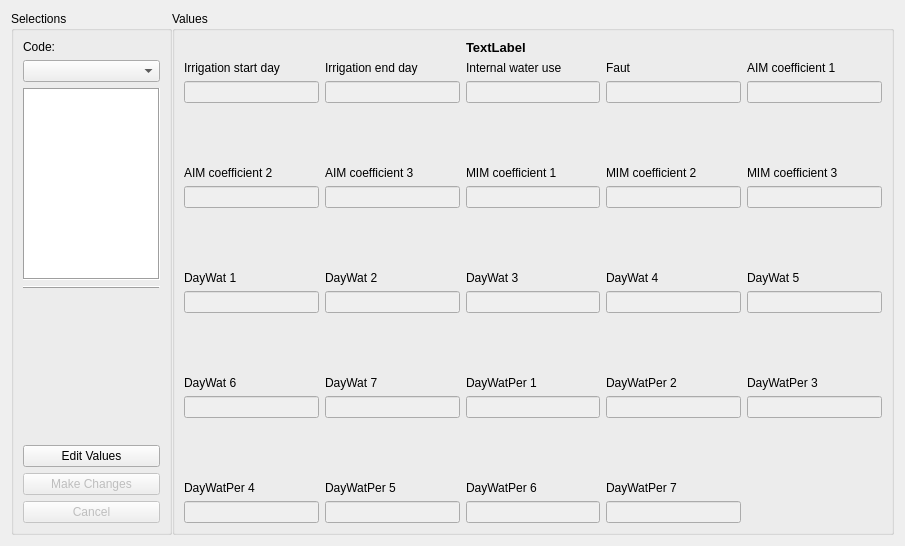
<?xml version="1.0" encoding="UTF-8"?>
<ui version="4.0">
 <class>Form</class>
 <widget class="QWidget" name="Form">
  <property name="geometry">
   <rect>
    <x>0</x>
    <y>0</y>
    <width>905</width>
    <height>546</height>
   </rect>
  </property>
  <property name="windowTitle">
   <string>Form</string>
  </property>
  <layout class="QHBoxLayout" name="horizontalLayout">
   <property name="spacing">
    <number>0</number>
   </property>
   <item>
    <widget class="QGroupBox" name="groupBox">
     <property name="minimumSize">
      <size>
       <width>161</width>
       <height>0</height>
      </size>
     </property>
     <property name="maximumSize">
      <size>
       <width>161</width>
       <height>16777215</height>
      </size>
     </property>
     <property name="title">
      <string>Selections</string>
     </property>
     <property name="flat">
      <bool>false</bool>
     </property>
     <layout class="QVBoxLayout" name="verticalLayout_25">
      <item>
       <widget class="QLabel" name="label">
        <property name="text">
         <string>Code:</string>
        </property>
       </widget>
      </item>
      <item>
       <widget class="QComboBox" name="comboBox"/>
      </item>
      <item>
       <widget class="QTextBrowser" name="exp_label">
        <property name="enabled">
         <bool>true</bool>
        </property>
        <property name="frameShape">
         <enum>QFrame::Box</enum>
        </property>
       </widget>
      </item>
      <item>
       <widget class="Line" name="line">
        <property name="frameShadow">
         <enum>QFrame::Raised</enum>
        </property>
        <property name="orientation">
         <enum>Qt::Horizontal</enum>
        </property>
       </widget>
      </item>
      <item>
       <widget class="QLabel" name="Image">
        <property name="text">
         <string/>
        </property>
       </widget>
      </item>
      <item>
       <spacer name="verticalSpacer_5">
        <property name="orientation">
         <enum>Qt::Vertical</enum>
        </property>
        <property name="sizeHint" stdset="0">
         <size>
          <width>20</width>
          <height>40</height>
         </size>
        </property>
       </spacer>
      </item>
      <item>
       <widget class="QPushButton" name="editButton">
        <property name="text">
         <string>Edit Values</string>
        </property>
       </widget>
      </item>
      <item>
       <widget class="QPushButton" name="changeButton">
        <property name="enabled">
         <bool>false</bool>
        </property>
        <property name="text">
         <string>Make Changes</string>
        </property>
       </widget>
      </item>
      <item>
       <widget class="QPushButton" name="cancelButton">
        <property name="enabled">
         <bool>false</bool>
        </property>
        <property name="text">
         <string>Cancel</string>
        </property>
       </widget>
      </item>
     </layout>
    </widget>
   </item>
   <item>
    <widget class="QGroupBox" name="groupBox2">
     <property name="title">
      <string>Values</string>
     </property>
     <property name="flat">
      <bool>false</bool>
     </property>
     <property name="checkable">
      <bool>false</bool>
     </property>
     <layout class="QGridLayout" name="gridLayout">
      <item row="4" column="0">
       <spacer name="verticalSpacer">
        <property name="orientation">
         <enum>Qt::Vertical</enum>
        </property>
        <property name="sizeHint" stdset="0">
         <size>
          <width>20</width>
          <height>40</height>
         </size>
        </property>
       </spacer>
      </item>
      <item row="3" column="2">
       <layout class="QVBoxLayout" name="verticalLayout_8">
        <item>
         <widget class="QLabel" name="label_8">
          <property name="text">
           <string>MIM coefficient 1</string>
          </property>
         </widget>
        </item>
        <item>
         <widget class="QLineEdit" name="lineEdit_8">
          <property name="enabled">
           <bool>false</bool>
          </property>
         </widget>
        </item>
       </layout>
      </item>
      <item row="3" column="1">
       <layout class="QVBoxLayout" name="verticalLayout_7">
        <item>
         <widget class="QLabel" name="label_25">
          <property name="text">
           <string>AIM coefficient 3</string>
          </property>
         </widget>
        </item>
        <item>
         <widget class="QLineEdit" name="lineEdit_7">
          <property name="enabled">
           <bool>false</bool>
          </property>
         </widget>
        </item>
       </layout>
      </item>
      <item row="3" column="4">
       <layout class="QVBoxLayout" name="verticalLayout_10">
        <item>
         <widget class="QLabel" name="label_9">
          <property name="text">
           <string>MIM coefficient 3</string>
          </property>
         </widget>
        </item>
        <item>
         <widget class="QLineEdit" name="lineEdit_10">
          <property name="enabled">
           <bool>false</bool>
          </property>
         </widget>
        </item>
       </layout>
      </item>
      <item row="6" column="0">
       <spacer name="verticalSpacer_3">
        <property name="orientation">
         <enum>Qt::Vertical</enum>
        </property>
        <property name="sizeHint" stdset="0">
         <size>
          <width>20</width>
          <height>40</height>
         </size>
        </property>
       </spacer>
      </item>
      <item row="2" column="0">
       <spacer name="verticalSpacer_2">
        <property name="orientation">
         <enum>Qt::Vertical</enum>
        </property>
        <property name="sizeHint" stdset="0">
         <size>
          <width>20</width>
          <height>40</height>
         </size>
        </property>
       </spacer>
      </item>
      <item row="1" column="0">
       <layout class="QVBoxLayout" name="verticalLayout">
        <item>
         <widget class="QLabel" name="label_2">
          <property name="text">
           <string>Irrigation start day</string>
          </property>
         </widget>
        </item>
        <item>
         <widget class="QLineEdit" name="lineEdit_1">
          <property name="enabled">
           <bool>false</bool>
          </property>
         </widget>
        </item>
       </layout>
      </item>
      <item row="1" column="2">
       <layout class="QVBoxLayout" name="verticalLayout_3">
        <item>
         <widget class="QLabel" name="label_4">
          <property name="text">
           <string>Internal water use</string>
          </property>
         </widget>
        </item>
        <item>
         <widget class="QLineEdit" name="lineEdit_3">
          <property name="enabled">
           <bool>false</bool>
          </property>
         </widget>
        </item>
       </layout>
      </item>
      <item row="1" column="4">
       <layout class="QVBoxLayout" name="verticalLayout_5">
        <item>
         <widget class="QLabel" name="label_6">
          <property name="text">
           <string>AIM coefficient 1</string>
          </property>
         </widget>
        </item>
        <item>
         <widget class="QLineEdit" name="lineEdit_5">
          <property name="enabled">
           <bool>false</bool>
          </property>
         </widget>
        </item>
       </layout>
      </item>
      <item row="3" column="0">
       <layout class="QVBoxLayout" name="verticalLayout_6">
        <item>
         <widget class="QLabel" name="label_7">
          <property name="text">
           <string>AIM coefficient 2</string>
          </property>
         </widget>
        </item>
        <item>
         <widget class="QLineEdit" name="lineEdit_6">
          <property name="enabled">
           <bool>false</bool>
          </property>
         </widget>
        </item>
       </layout>
      </item>
      <item row="1" column="3">
       <layout class="QVBoxLayout" name="verticalLayout_4">
        <item>
         <widget class="QLabel" name="label_5">
          <property name="text">
           <string>Faut</string>
          </property>
         </widget>
        </item>
        <item>
         <widget class="QLineEdit" name="lineEdit_4">
          <property name="enabled">
           <bool>false</bool>
          </property>
         </widget>
        </item>
       </layout>
      </item>
      <item row="1" column="1">
       <layout class="QVBoxLayout" name="verticalLayout_2">
        <item>
         <widget class="QLabel" name="label_3">
          <property name="text">
           <string>Irrigation end day</string>
          </property>
         </widget>
        </item>
        <item>
         <widget class="QLineEdit" name="lineEdit_2">
          <property name="enabled">
           <bool>false</bool>
          </property>
         </widget>
        </item>
       </layout>
      </item>
      <item row="5" column="0">
       <layout class="QVBoxLayout" name="verticalLayout_11">
        <item>
         <widget class="QLabel" name="label_11">
          <property name="text">
           <string>DayWat 1</string>
          </property>
         </widget>
        </item>
        <item>
         <widget class="QLineEdit" name="lineEdit_11">
          <property name="enabled">
           <bool>false</bool>
          </property>
         </widget>
        </item>
       </layout>
      </item>
      <item row="5" column="1">
       <layout class="QVBoxLayout" name="verticalLayout_12">
        <item>
         <widget class="QLabel" name="label_19">
          <property name="text">
           <string>DayWat 2</string>
          </property>
         </widget>
        </item>
        <item>
         <widget class="QLineEdit" name="lineEdit_12">
          <property name="enabled">
           <bool>false</bool>
          </property>
         </widget>
        </item>
       </layout>
      </item>
      <item row="5" column="2">
       <layout class="QVBoxLayout" name="verticalLayout_13">
        <item>
         <widget class="QLabel" name="label_20">
          <property name="text">
           <string>DayWat 3</string>
          </property>
         </widget>
        </item>
        <item>
         <widget class="QLineEdit" name="lineEdit_13">
          <property name="enabled">
           <bool>false</bool>
          </property>
         </widget>
        </item>
       </layout>
      </item>
      <item row="5" column="3">
       <layout class="QVBoxLayout" name="verticalLayout_14">
        <item>
         <widget class="QLabel" name="label_22">
          <property name="text">
           <string>DayWat 4</string>
          </property>
         </widget>
        </item>
        <item>
         <widget class="QLineEdit" name="lineEdit_14">
          <property name="enabled">
           <bool>false</bool>
          </property>
         </widget>
        </item>
       </layout>
      </item>
      <item row="5" column="4">
       <layout class="QVBoxLayout" name="verticalLayout_15">
        <item>
         <widget class="QLabel" name="label_21">
          <property name="text">
           <string>DayWat 5</string>
          </property>
         </widget>
        </item>
        <item>
         <widget class="QLineEdit" name="lineEdit_15">
          <property name="enabled">
           <bool>false</bool>
          </property>
         </widget>
        </item>
       </layout>
      </item>
      <item row="7" column="0">
       <layout class="QVBoxLayout" name="verticalLayout_16">
        <item>
         <widget class="QLabel" name="label_12">
          <property name="text">
           <string>DayWat 6</string>
          </property>
         </widget>
        </item>
        <item>
         <widget class="QLineEdit" name="lineEdit_16">
          <property name="enabled">
           <bool>false</bool>
          </property>
         </widget>
        </item>
       </layout>
      </item>
      <item row="7" column="1">
       <layout class="QVBoxLayout" name="verticalLayout_17">
        <item>
         <widget class="QLabel" name="label_23">
          <property name="text">
           <string>DayWat 7</string>
          </property>
         </widget>
        </item>
        <item>
         <widget class="QLineEdit" name="lineEdit_17">
          <property name="enabled">
           <bool>false</bool>
          </property>
         </widget>
        </item>
       </layout>
      </item>
      <item row="7" column="2">
       <layout class="QVBoxLayout" name="verticalLayout_18">
        <item>
         <widget class="QLabel" name="label_24">
          <property name="text">
           <string>DayWatPer 1</string>
          </property>
         </widget>
        </item>
        <item>
         <widget class="QLineEdit" name="lineEdit_18">
          <property name="enabled">
           <bool>false</bool>
          </property>
         </widget>
        </item>
       </layout>
      </item>
      <item row="7" column="3">
       <layout class="QVBoxLayout" name="verticalLayout_19">
        <item>
         <widget class="QLabel" name="label_26">
          <property name="text">
           <string>DayWatPer 2</string>
          </property>
         </widget>
        </item>
        <item>
         <widget class="QLineEdit" name="lineEdit_19">
          <property name="enabled">
           <bool>false</bool>
          </property>
         </widget>
        </item>
       </layout>
      </item>
      <item row="7" column="4">
       <layout class="QVBoxLayout" name="verticalLayout_20">
        <item>
         <widget class="QLabel" name="label_27">
          <property name="text">
           <string>DayWatPer 3</string>
          </property>
         </widget>
        </item>
        <item>
         <widget class="QLineEdit" name="lineEdit_20">
          <property name="enabled">
           <bool>false</bool>
          </property>
         </widget>
        </item>
       </layout>
      </item>
      <item row="9" column="0">
       <layout class="QVBoxLayout" name="verticalLayout_21">
        <item>
         <widget class="QLabel" name="label_13">
          <property name="text">
           <string>DayWatPer 4</string>
          </property>
         </widget>
        </item>
        <item>
         <widget class="QLineEdit" name="lineEdit_21">
          <property name="enabled">
           <bool>false</bool>
          </property>
         </widget>
        </item>
       </layout>
      </item>
      <item row="9" column="1">
       <layout class="QVBoxLayout" name="verticalLayout_22">
        <item>
         <widget class="QLabel" name="label_28">
          <property name="text">
           <string>DayWatPer 5</string>
          </property>
         </widget>
        </item>
        <item>
         <widget class="QLineEdit" name="lineEdit_22">
          <property name="enabled">
           <bool>false</bool>
          </property>
         </widget>
        </item>
       </layout>
      </item>
      <item row="9" column="2">
       <layout class="QVBoxLayout" name="verticalLayout_23">
        <item>
         <widget class="QLabel" name="label_30">
          <property name="text">
           <string>DayWatPer 6</string>
          </property>
         </widget>
        </item>
        <item>
         <widget class="QLineEdit" name="lineEdit_23">
          <property name="enabled">
           <bool>false</bool>
          </property>
         </widget>
        </item>
       </layout>
      </item>
      <item row="9" column="3">
       <layout class="QVBoxLayout" name="verticalLayout_24">
        <item>
         <widget class="QLabel" name="label_31">
          <property name="text">
           <string>DayWatPer 7</string>
          </property>
         </widget>
        </item>
        <item>
         <widget class="QLineEdit" name="lineEdit_24">
          <property name="enabled">
           <bool>false</bool>
          </property>
         </widget>
        </item>
       </layout>
      </item>
      <item row="3" column="3">
       <layout class="QVBoxLayout" name="verticalLayout_9">
        <item>
         <widget class="QLabel" name="label_10">
          <property name="text">
           <string>MIM coefficient 2</string>
          </property>
         </widget>
        </item>
        <item>
         <widget class="QLineEdit" name="lineEdit_9">
          <property name="enabled">
           <bool>false</bool>
          </property>
         </widget>
        </item>
       </layout>
      </item>
      <item row="8" column="0">
       <spacer name="verticalSpacer_4">
        <property name="orientation">
         <enum>Qt::Vertical</enum>
        </property>
        <property name="sizeHint" stdset="0">
         <size>
          <width>20</width>
          <height>40</height>
         </size>
        </property>
       </spacer>
      </item>
      <item row="0" column="2">
       <widget class="QLabel" name="tab_name">
        <property name="font">
         <font>
          <pointsize>10</pointsize>
          <weight>75</weight>
          <bold>true</bold>
         </font>
        </property>
        <property name="text">
         <string>TextLabel</string>
        </property>
       </widget>
      </item>
     </layout>
    </widget>
   </item>
  </layout>
 </widget>
 <resources/>
 <connections/>
</ui>
